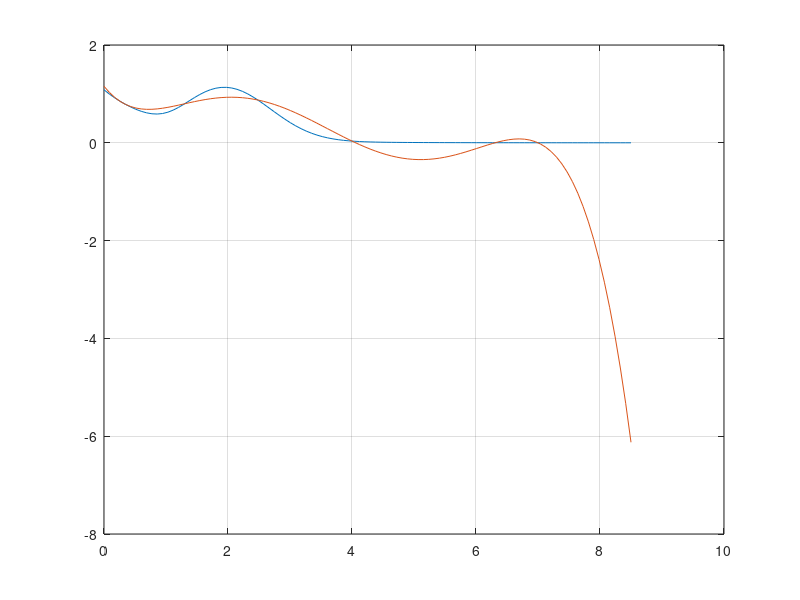

Write MATLAB code to recreate this figure. (Note: this script raises an error after producing the figure.)

% La funcion a interpolar
f = @(x) 1.0678*exp(-1.0375*x)-0.13176*exp((-(x-1).^2)/(0.5)^2)+exp(-(x-2).^2/(1));


Y = input("Deseas ingresar puntos introduce 1")
a = [];
b = [];
if Y ==1
    n = input("Cuantos puntos deseas ingresar: ");
    for m = 1:n
        a(m) = input("Introduce la coordenada x ");
        b(m) = input("Introduce la coordenada y ");

    end


%PUNTO 1:  DONDE RECIBIMOS LOS F(Xi) y los Xi.


else
    %Los puntos del ejercicio de tarea
    a = [0.2300, 1.3000,2.4800, 4.0000, 6.3100 ,7.0000];
    b = [0.8724,0.7979,0.8757,0.0351,0.0015,0.0007];
end     


auxG = 0;

for s = 1:length(a)
        %Vamos a generar a los L 
        % Si s = 1 entonces L0 = L1  
        aux = 1;
        aux3 = 1;

        for f = 1:length(a)
            
            if f ~= s
                %Esta es la parte de arriba de los li
                
                
                aux = conv(aux, poly(a(f))) ;
                bar = a(s)-a(f);
                aux3 = aux3*bar;
             
            end 


        end
        

        %aux2(s,:) = aux/aux3;
        auxG = auxG + b(s)*(aux/aux3);
     
    end

%PUNTO 2: LOS COEFICIENTES DEL POLINOMIO INTERPOLANTE
% a)
auxG


% PUNTO 2: RESPONDIENDO A LA PREGUNTA : CONSIDERA QUE EL POLINOMIO OBTENIDO APROXIMA 
% ADECUADAMENTE LA FUNCION DADA.

% La funcion a interpolar

f = @(x) 1.0678*exp(-1.0375*x)-0.13176*exp((-(x-1).^2)/(0.5)^2)+exp(-(x-2).^2/(1));
x = linspace(0,8.5);
y = f(x);
plot(x,y)
grid on;
hold on;

plot(x,polyval(auxG,x))

fprintf("\n Nosotros podemos notar que si graficamos que la funcion en un intervalo de -12 a 12  \n ");
fprintf("\n Parece que tiene el comportamiento de una funcion exponencial inversa o sea de la forma\n" + ...
    "     \n f(x) = 1/e^x, lo cual es dificil aproximar ya que esta función no tiene ninguna expresion polinomial\n" + ...
    "pero en nuestra funcion original podemos ver existen dos exponentes elevandos a expresiones polinomiales\n" + ...
    " ademas de esto en el intervalo dado el cual es (0,7) la funcion parece tener un comportamiento \n" + ...
    "de un polinomio de grado 3 , por lo que en ese intervalo especifico en cual tomamos los puntos para determinar una aproximación polinomica de grado 5.\n" + ...
    "mediante el metodo de interpolación de lagrange podemos decir que aproxima mediamente bien a la funcion.")
%PUNTO 2 
% C)
%Estime pn(8.5), ¿Es una buena aproximación en t ́erminos del error?.

fprintf("Calcularemos el error absoluto  y relativo, por lo visto en la clase es mejor calcular ambos")
v = f(8.5);
fprintf("Obtenemos que el error absoluto es ")
EA = (abs(v-polyval(auxG,8.5)))/ v;
EA
ER = EA / v;
v
fprintf("Obtenemos que el error relativo es")
ER
fprintf("Podemos ver que ambos valores son altos por lo tanto no es una buena aproximación")
scatter(8.5,polyval(auxG,8.5))


%PUNTO 2 
% D)
%Trate de mejorar esa aproximación (trabajar  ́unicamente con los datos dados).

fprintf("Podemos mejorar la aproximacion mediante una polinomío de grado 1 ,ya que\n" + ...
    "apartir del punto 4 al punto 7 podemos ver un comportamiento lineal , por\n" + ...
    "lo tanto sera una mejor una aproximación al punto 8.5, y podemos ver esto al graficar")
a = [ 4.0000,7.0000];
b = [0.0351,0.0007];
auxG = 0;

for s = 1:length(a)
        %Vamos a generar a los L 
        % Si s = 1 entonces L0 = L1  
        aux = 1;
        aux3 = 1;

        for f = 1:length(a)
            
            if f ~= s
                %Esta es la parte de arriba de los li
               
                
                aux = conv(aux, poly(a(f))) ;
                bar = a(s)-a(f);
                aux3 = aux3*bar;
             
            end 


        end
        

        %aux2(s,:) = aux/aux3;
        auxG = auxG + b(s)*(aux/aux3);
     
    end
auxG

x1 = linspace(4,8.5);
plot(x1,polyval(auxG,x1))

fprintf("Veamos ahora el error absoluto y relativo respecto a esta nueva aproximación")
E1 = (abs(v-polyval(auxG,8.5))) ;
E1
ER1 = E1 / v 

fprintf("Al graficar y al ver que el error absoluto es bajo, podemos decir que la aproximación es buena")
fprintf("El error relativo es alto ya que el valor de f(8.5)= 1.5796e-04 por lo tanto al dividir el  \n" + ...
    "error absoluto entre f(8.5) obtenemos el error relativo el cual es un valor mas alto que el error absoluto \n")


%¿Que sucede si realiza la interpolaci ́on con los nodos xi no ordenados?


fprintf("\n Si realizamos la interpolación con los nodos no ordenados obtendremos el mismo polinomio\n" + ...
    "ya que mediante el metodo de interpolacion de lagrange pasaremos por todos los nodos y por el teorema fundamental\n" + ...
    "del algebra solo existe un polinimio de grado n que pase por n+1 nodos. ")













